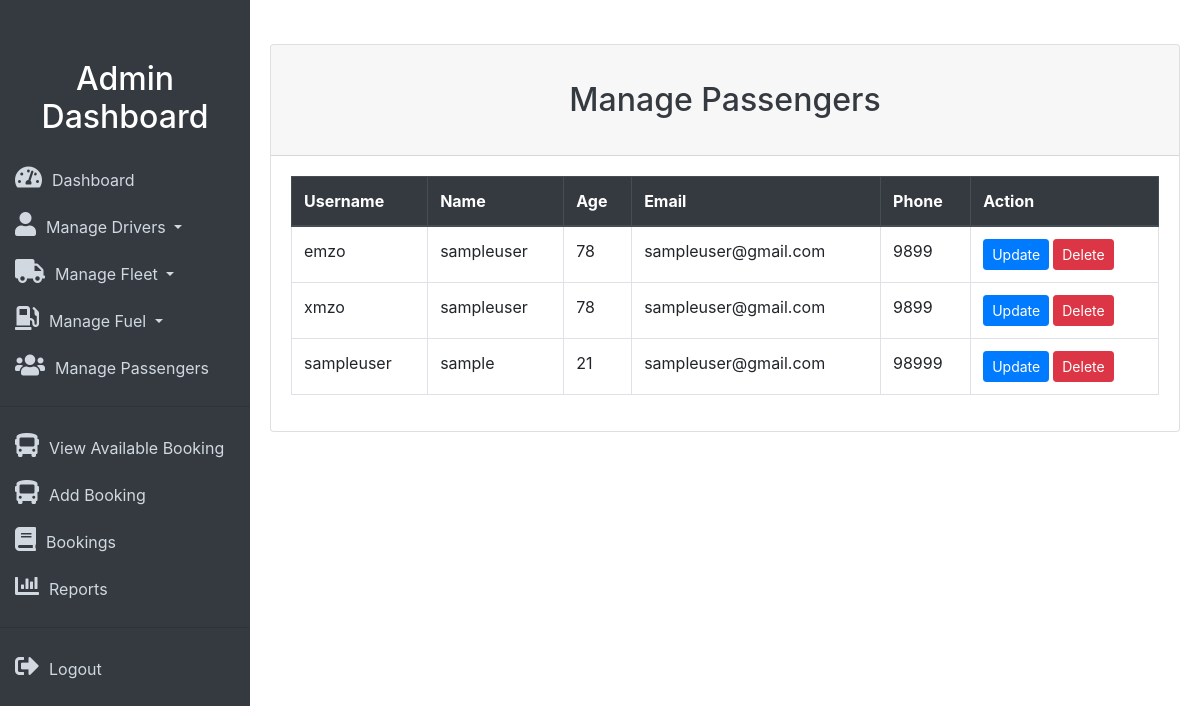
/admin/adminmanagepas.php (signed in), run on the app's committed database.
### tables this page shows
CREATE TABLE `passenger` (
  `PassengerID` int(11) NOT NULL,
  `Username` varchar(50) NOT NULL,
  `Password` varchar(100) NOT NULL,
  `Name` varchar(100) NOT NULL,
  `Age` int(11) DEFAULT NULL,
  `Email` varchar(100) DEFAULT NULL,
  `Phone` varchar(20) DEFAULT NULL,
  `UserType` enum('admin','passenger') NOT NULL DEFAULT 'passenger'
);

### admin/adminmanagepas.php (the view, shortened to what this page needs)
<?php
include 'db_connect.php';
$sql = "SELECT * FROM Passenger";
$result = $conn->query($sql);
?>
<!DOCTYPE html>
<html lang="en">
<head>
    <link rel="stylesheet" href="https://stackpath.bootstrapcdn.com/bootstrap/4.5.2/css/bootstrap.min.css">
    <link rel="stylesheet" href="https://cdnjs.cloudflare.com/ajax/libs/font-awesome/5.15.4/css/all.min.css">
    <link rel="stylesheet" href="css/style.css">
</head>
</head>
<body>
    <div class="sidebar">
        <h2>Admin Dashboard</h2>
        <a href="admindashboard.php"><i class="fas fa-tachometer-alt icon"></i>Dashboard</a>
        <div class="dropdown">
            <a href="#" class="dropdown-toggle" id="manageDriversDropdown" data-toggle="dropdown" aria-haspopup="true" aria-expanded="false">
                <i class="fas fa-user icon"></i>Manage Drivers
            </a>
        </div>
        <div class="dropdown">
        <a href="#" class="dropdown-toggle" id="manageFleetDropdown" data-toggle="dropdown" aria-haspopup="true" aria-expanded="false">
    <i class="fas fa-truck icon"></i>Manage Fleet
</a>
</div>
<div class="dropdown">
<a href="#" class="dropdown-toggle" id="manageFuelDropdown" data-toggle="dropdown" aria-haspopup="true" aria-expanded="false">
    <i class="fas fa-gas-pump icon"></i>Manage Fuel
</a>
</div>
        <a href="adminmanagepas.php"><i class="fas fa-users icon"></i>Manage Passengers</a>
        <hr>
        <a href="Viewavailabletrips.php"><i class="fas fa-bus icon"></i>View Available Booking</a>
        <a href="add_booking.php"><i class="fas fa-bus icon"></i>Add Booking</a>
        <a href="adminviewbook.php"><i class="fas fa-book icon"></i>Bookings</a>
        <a href="reports.php"><i class="fas fa-chart-bar icon"></i>Reports</a>
        <hr>
        <a href="logout.php"><i class="fas fa-sign-out-alt icon"></i>Logout</a>
    </div>
    <div class="content">
        <div class="card mt-4">
        <div class="card-header">
        <h2 class="text-center my-4">Manage Passengers</h2>
    </div>
    <div class="card-body">
        <div class="table-responsive">
            <table class="table table-bordered">
                <thead class="thead-dark">
                    <tr>
                        <th>Username</th>
                        <th>Name</th>
                        <th>Age</th>
                        <th>Email</th>
                        <th>Phone</th>
                        <th>Action</th>
                    </tr>
                </thead>
                <tbody>
                    <?php
                    if ($result->num_rows > 0) {
                        while ($row = $result->fetch_assoc()) {
                            echo "<tr>";
                            echo "<td>" . $row["Username"] . "</td>";
                            echo "<td>" . $row["Name"] . "</td>";
                            echo "<td>" . $row["Age"] . "</td>";
                            echo "<td>" . $row["Email"] . "</td>";
                            echo "<td>" . $row["Phone"] . "</td>";
                            echo "<td>";
                            echo "<a href='update_passenger.php?id=" . $row["PassengerID"] . "' class='btn btn-primary btn-sm'>Update</a>";
                            echo "<a href='delete_passenger.php?id=" . $row["PassengerID"] . "' class='btn btn-danger btn-sm ml-1'>Delete</a>";
                            echo "</td>";
                            echo "</tr>";
                        }
                    } else {
                        echo "<tr><td colspan='6'>No passengers found.</td></tr>";
                    }
                    ?>
                </tbody>
            </table>
        </div>
    </div>
</div>
</html>

### admin/css/style.css (style rules this page uses)
.sidebar { height: 100%; width: 250px; position: fixed; top: 0; left: 0; background-color: #343a40; padding-top: 50px; overflow-y: auto; }
.sidebar h2 { color: #fff; padding: 10px 0; text-align: center; }
.sidebar a { padding: 10px 15px; text-decoration: none; display: block; color: #d1d8e0; transition: background-color 0.3s; }
.content { margin-left: 250px; padding: 20px; transition: margin-left 0.3s; }
.icon { font-size: 24px; margin-right: 10px; }
h2 { color: #343a40; margin-top: 0; }
@media screen and (min-width: 768px) { .sidebar { left: 0; } }
@media screen and (min-width: 768px) { .content { margin-left: 250px; } }

### data on the page
passenger: Username "emzo", Name "sampleuser", Age "78", Email "sampleuser@gmail.com", Phone "9899"
passenger: Username "xmzo", Name "sampleuser", Age "78", Email "sampleuser@gmail.com", Phone "9899"
passenger: Username "sampleuser", Name "sample", Age "21", Email "sampleuser@gmail.com", Phone "98999"
